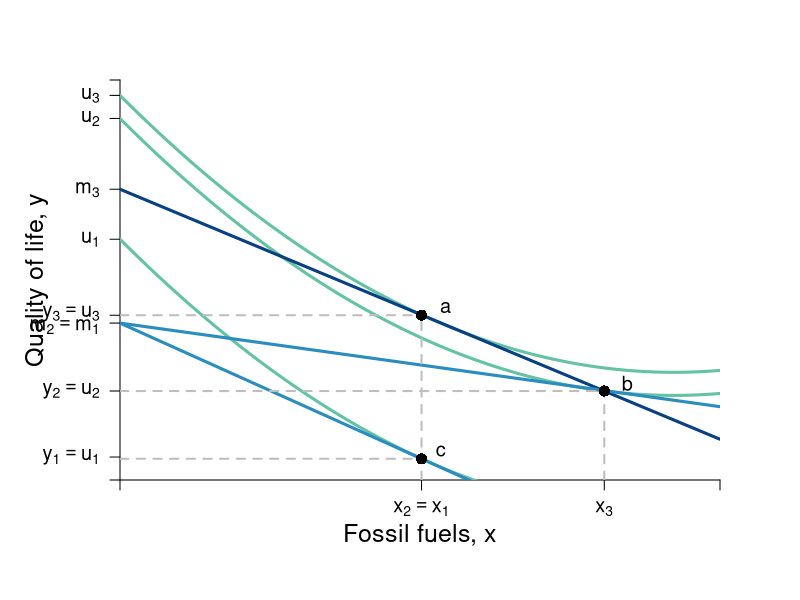

Write the R code that produced this figure.
require(shape)
pdf(file = "indmarketdemand/carbon_tax.pdf", width = 9, height = 7)

#Set parameters for graphics
axislabelsize <- 1.5
labelsize <- 1.2
graphlinewidth <- 3
segmentlinewidth <- 2

COL <- c("#7fc97f", "#beaed4", "#fdc086", "#ffff99", "#386cb0", "#f0027f", "#bf5b17", "#666666")
COLA <- c("#e0f3db", "#99d8c9","#66c2a4","#41ae76", "#238b45", "#005824")
COLB <- c("#c6dbef", "#4eb3d3", "#2b8cbe", "#0868ac","#084081")
COLC <- c("#fcfbfd", "#efedf5", "#dadaeb", "#bcbddc", "#9e9ac8", "#807dba", "#6a51a3", "#54278f", "#3f007d")

par(mar =  c(6, 6, 4, 4))
mrsA <- function(x, rmax = 10, xmax = 20) {
  rmax - (rmax/xmax)*x
}


uA <- function(x, y, rmax = 3, xmax = 12) {
  y - rmax*x + (1/2)*(rmax/xmax)*x^2
}

indiffA1 <- function(x, uA = 10, rmax = 2.5, xmax = 10) {
  uA - rmax*x + (1/2)*(rmax/xmax)*(x^2)
}

offerCurve <- function(x, w, rmax = 2, xmax = 12) {
  w - rmax*x + (rmax/xmax)*x^2
}

bcA <- function(x, w, p) {
  w - p*x
}


xlims <- c(0, 13)
ylims <- c(0, 26)

npts <- 501 
x <- seq(xlims[1], xlims[2], length.out = npts)
y <- seq(ylims[1], ylims[2], length.out = npts) 
#a <- c(13, 16.75, 19.25)
a <- c(25.65, 23.5, 15)

plot(0, 0, xlim = xlims, ylim = ylims, type = "n",
     xlab = expression(paste("")),
     ylab = expression(paste("")), 
     xaxt = "n", 
     yaxt = "n", 
     cex.lab = axislabelsize, 
     bty = "n",
     xaxs="i", 
     yaxs="i")

# ticksy <- seq(from = ylims[1], to = ylims[2], by = 1)
# ylabels <- seq(from = ylims[1], to = ylims[2], by = 1)
# ticksx <- seq(from = xlims[1], to = xlims[2], by = 1)
# xlabels <- seq(from = xlims[1], to = xlims[2], by = 1)
ticksy <- c(0, 1.492, 5.784, 10.2, 10.709, 15.65, 18.9, 23.5, 25, ylims[2])
ticksy_mod <- c(10, 10.8)
ylabels_mod <- c(expression(paste(m[2] == m[1])), expression(paste(y[3] == u[3])))
ylabels <- c(NA, expression(paste(y[1] == u[1])), expression(paste(y[2] == u[2])), NA, NA, expression(paste(u[1])), expression(paste(m[3])), expression(paste(u[2])), expression(paste(u[3])), NA)
ticksx <- c(0, 6.533, 10.493, xlims[2])
xlabels <- c(NA, expression(paste(x[2] == x[1])), expression(paste(x[3])), NA)

axis(1, at = ticksx, pos = 0, labels = xlabels, cex.axis = labelsize)
axis(2, at = ticksy_mod, pos = 0, labels = ylabels_mod, tick = FALSE, las = 1, cex.axis = labelsize)
axis(2, at = ticksy, pos = 0, las = 1, labels = ylabels, cex.axis = labelsize)

npts <- 500 
xx1 <- seq(xlims[1], xlims[2], length.out = npts)

lines(xx1, uA(xx1, y = 15.65), col = COLA[3], lwd = graphlinewidth)
lines(xx1, uA(xx1, y = 23.5), col = COLA[3], lwd = graphlinewidth)
lines(xx1, uA(xx1, y = 25), col = COLA[3], lwd = graphlinewidth)

#lines(xx1, bcA(xx1, w = 10, p = 1.5), col = COLB[3], lwd = graphlinewidth)
lines(xx1, bcA(xx1, w = 18.9, p = 1.25), col = COLB[5], lwd = graphlinewidth)
lines(xx1, bcA(xx1, w = 10.2, p = 1.35), col = COLB[3], lwd = graphlinewidth)
lines(xx1, bcA(xx1, w = 10.2, p = 0.418), col = COLB[3], lwd = graphlinewidth)

#Label the axes
mtext(expression(paste("Fossil fuels, ", x)), side=1, line = 2.5, cex = axislabelsize)
text(-1.8, 0.5*ylims[2], expression(paste("Quality of life, ", y)), xpd = TRUE, cex = axislabelsize, srt = 90) 

#Label the indifference curves
#text(11.8, 1.3, expression(u[1]), cex = labelsize)


#Label the price lines
#text(8, 1.7, expression(paste(bc[1])))


#Add the contour plot for the indifference curves
#contour(x, y, 
#        outer(x, y, uA),
#        drawlabels = FALSE,
#        col = COLA[3],
#        lwd = graphlinewidth,
#        levels = a, 
#        xaxs="i", 
#        yaxs="i", 
#        add = TRUE)

#Segments for points on Offer curve
segments(0, 10.709, 6.553, 10.709, lty = 2, col = "gray" , lwd = segmentlinewidth)
segments(6.533, 0, 6.533, 10.709, lty = 2, col = "gray" , lwd = segmentlinewidth)
segments(0, 1.38, 6.553, 1.38, lty = 2, col = "gray" , lwd = segmentlinewidth)
segments(10.493, 0, 10.493, 5.784, lty = 2, col = "gray" , lwd = segmentlinewidth)
segments(0, 5.784, 10.493, 5.784, lty = 2, col = "gray" , lwd = segmentlinewidth)
#segments(10.5, 0, 10.5, 7.375, lty = 2, col = "gray" , lwd = segmentlinewidth)

#Annotate points on offer curve mrs = p for each of p = 1, 0.5, 0.25
#Where mrs = 2 - (1/6)*x
points(6.533, 10.709, pch = 16, col = "black", cex = 1.5)
points(10.493, 5.784, pch = 16, col = "black", cex = 1.5)
points(6.533, 1.38, pch = 16, col = "black", cex = 1.5)

text(6.553 + .5, 10.709 + .5, expression(paste(a)), cex = labelsize)
text(10.493 + .5, 5.784 + .5, expression(paste(b)), cex = labelsize)
text(6.45  + .5, 1.38 + .5, expression(paste(c)), cex = labelsize)

dev.off()
